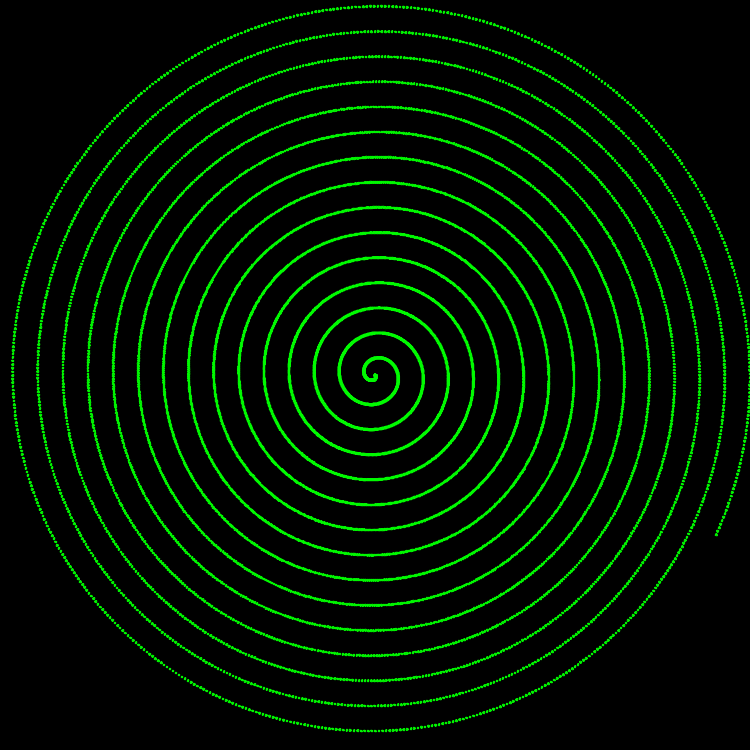
Frame 1 (no input)
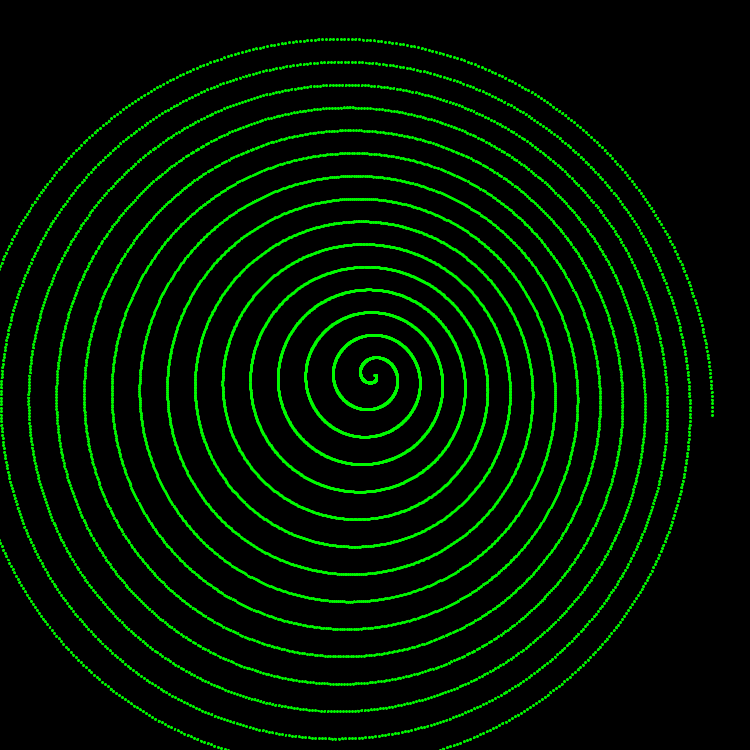
Frame 60 (the mouse pressed at the canvas centre just before this capture)
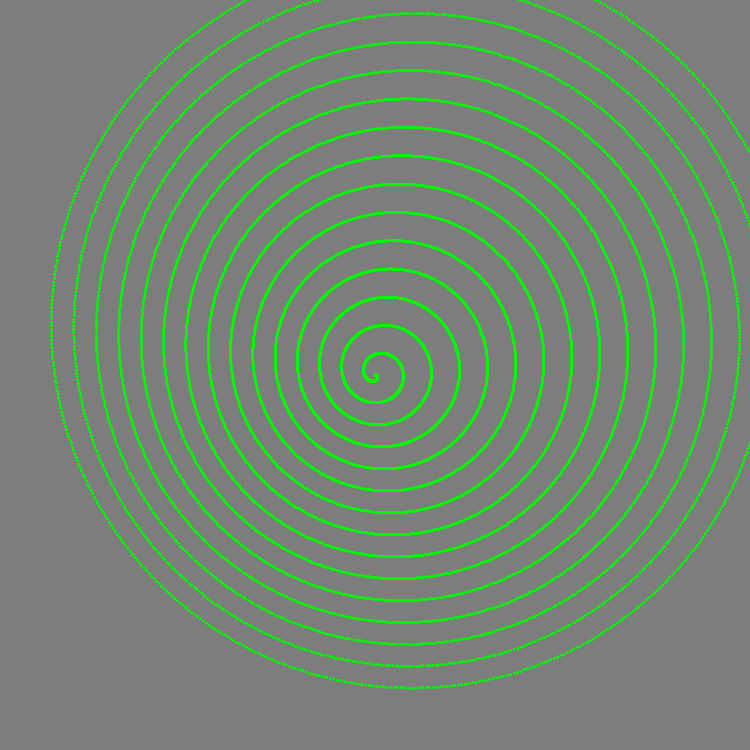
Frame 120 (the mouse held since frame 60 and released just before this capture)

The Processing sketch that drew these frames (run headless with seeded random() and noise(); from frame 60 on, the mouse is pressed at the canvas centre):

// Processing sketch: processing_152668
// ── processing_152668.pde

  float angulo=0;
  float t=0;
  float x=0;
  float y=0;
  float i=0;
  float j=0;
  float fase1=1;
  float fase2=0;
  float inicio=1;

void setup()

{

  size(750, 750);
  smooth();
  frameRate(9000);
}

void draw()

{
  inicio=1;
  t=0;
  angulo=0;
  background((mouseX+mouseY)/6);
  fill( 0, 250, 0);
  stroke(0, 250, 0);
  i+=PI/6;
  translate(width/2,height/2);
  rotate(i);
{
  translate(-width/2,-height/2);
  
while(inicio>0.9)
{
  
if(inicio==1)
{    
  
  x = 2*cos(angulo) * t + width/2;
  y = 2*sin(angulo) * t + height/2;
  rotate(j);
  ellipse( x, y, 2, 2);    
  angulo+=0.01; 
  t+=0.02;    
}
  if(x>=width)
{
  inicio=0;         

}
  if(y>=height)
{
  inicio=0;

}
}
}
  if(fase1==1)
{
  
  j+=PI;      
  println(j);
  if(j==163.36278)
{
  
  fase2=1;
  fase1=0;
}

}
  if(fase2==1)
{

  j-=PI;
  println(j);
  if(j==-163.3628)
{
  
  fase2=0;
  fase1=1;
}}}
